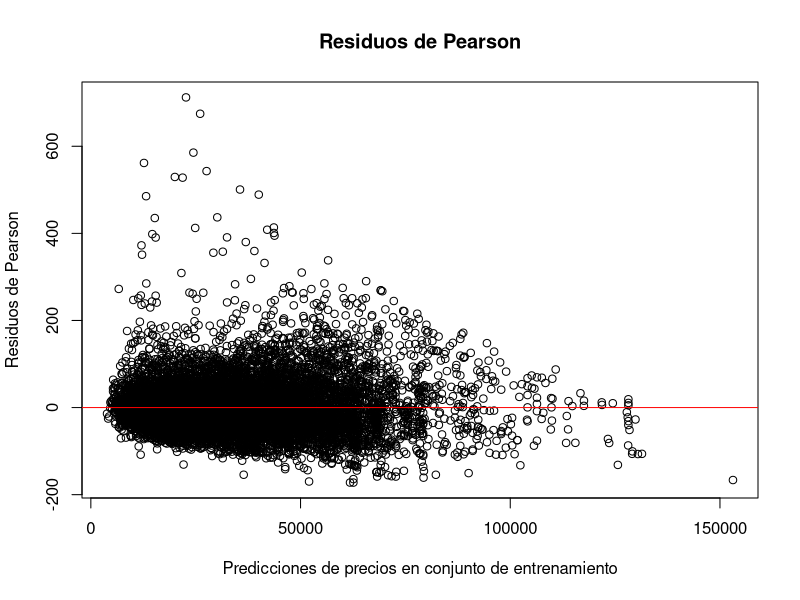
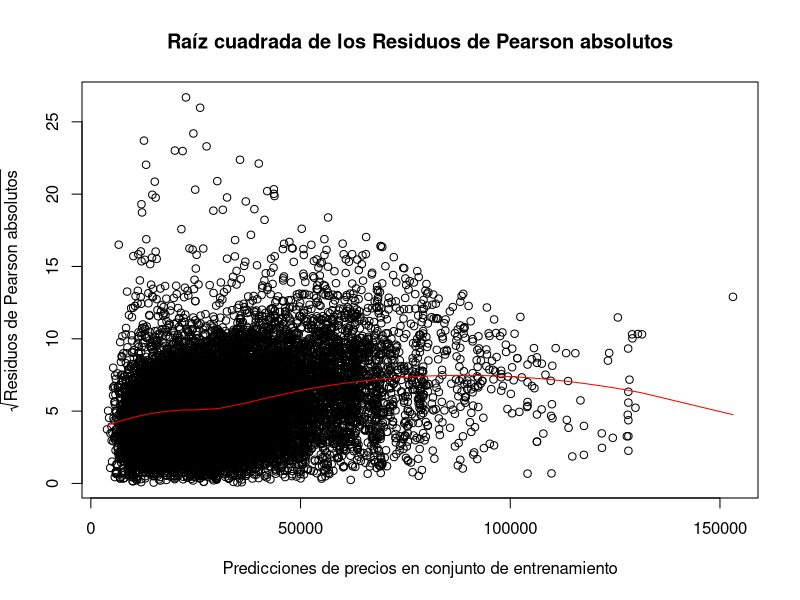
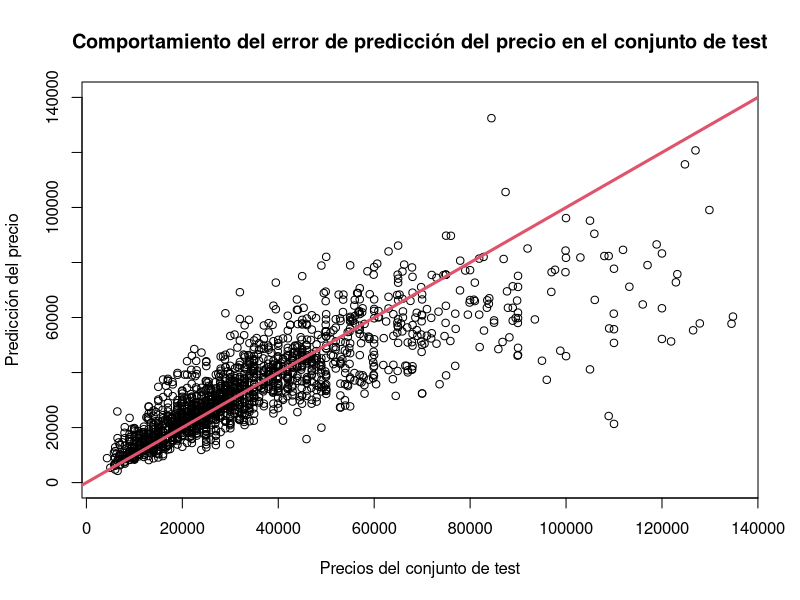

Generate these figures, in order, with R:
# Carga de datos.
getwd()
setwd("C:/Users/34682/Desktop/TFM/Posibles_datasets/vehicles/")
v<-read.csv('Australian vehicle Prices Clean.csv')


# Validación cruzada 4-fold.
# Separación conjuntos de entrenamiento, validación y test.
set.seed(9)
train_ind <- sample(seq_len(nrow(v)), size =floor(0.9*nrow(v)))
v_train <- v[train_ind, ]
v_test <- v[-train_ind, ]
valid_cros_ind_1 <- sample(seq_len(nrow(v_train)), 
                           size =floor(0.5*nrow(v_train)))
v_train_aux1 <- v_train[valid_cros_ind_1, ]
v_train_aux2 <- v_train[-valid_cros_ind_1, ]
valid_cros_ind_2 <- sample(seq_len(nrow(v_train_aux1)), 
                           size =floor(0.5*nrow(v_train_aux1)))
valid_cros_ind_3 <- sample(seq_len(nrow(v_train_aux2)), 
                           size =floor(0.5*nrow(v_train_aux2)))
v_train_1 <- v_train_aux1[valid_cros_ind_2, ]
v_train_2 <- v_train_aux1[-valid_cros_ind_2, ]
v_train_3 <- v_train_aux2[valid_cros_ind_3, ]
v_train_4 <- v_train_aux2[-valid_cros_ind_3, ]
v_train_i1 <- rbind(v_train_2, v_train_3, v_train_4)
v_train_i2 <- rbind(v_train_1, v_train_3, v_train_4)
v_train_i3 <- rbind(v_train_1, v_train_2, v_train_4)
v_train_i4 <- rbind(v_train_1, v_train_2, v_train_3)


# Normal con función de enlace la identidad.
mg1_1 <- glm(Price~ Year + UsedOrNew + Transmission + Engine + DriveType 
             + FuelType  + FuelConsumption + Kilometres + Cylinders + 
               BodyType + Doors + Seats + DollarAustralian + PriceIndex,
             family= gaussian(link= "identity"),v_train_i1)
pred_val <-predict(mg1_1, newdata = v_train_1, ty="response")
mg1_pr1_val <- mean(abs(v_train_1$Price - pred_val))
mg1_pr1_tr <- mean(abs(v_train_i1$Price - mg1_1$fitted.values))
rC1_1 <- 1- (mg1_1$deviance/mg1_1$null.deviance) 

mg1_2 <- glm(Price~ Year + UsedOrNew + Transmission + Engine + DriveType 
             + FuelType  + FuelConsumption + Kilometres + Cylinders + 
               BodyType + Doors + Seats + DollarAustralian + PriceIndex,
             family= gaussian(link= "identity"),v_train_i2)
pred_val <-predict(mg1_2, newdata = v_train_2, ty="response")
mg1_pr2_val <- mean(abs(v_train_2$Price - pred_val))
mg1_pr2_tr <- mean(abs(v_train_i2$Price - mg1_2$fitted.values))
rC1_2 <- 1- (mg1_2$deviance/mg1_2$null.deviance) 

mg1_3 <- glm(Price~ Year + UsedOrNew + Transmission + Engine + DriveType 
             + FuelType  + FuelConsumption + Kilometres + Cylinders + 
               BodyType + Doors + Seats + DollarAustralian + PriceIndex,
             family= gaussian(link= "identity"),v_train_i3)
pred_val <-predict(mg1_3, newdata = v_train_3, ty="response")
mg1_pr3_val <- mean(abs(v_train_3$Price - pred_val))
mg1_pr3_tr <- mean(abs(v_train_i3$Price - mg1_3$fitted.values))
rC1_3 <- 1- (mg1_3$deviance/mg1_3$null.deviance) 

mg1_4 <- glm(Price~ Year + UsedOrNew + Transmission + Engine + DriveType 
             + FuelType  + FuelConsumption + Kilometres + Cylinders + 
               BodyType + Doors + Seats + DollarAustralian + PriceIndex,
             family= gaussian(link= "identity"),v_train_i4)
pred_val <-predict(mg1_4, newdata = v_train_4, ty="response")
mg1_pr4_val <- mean(abs(v_train_4$Price - pred_val))
mg1_pr4_tr <- mean(abs(v_train_i4$Price - mg1_4$fitted.values))
rC1_4 <- 1- (mg1_4$deviance/mg1_4$null.deviance) 

#MAE_v
mg1_pr_val <- mean(c(mg1_pr1_val, mg1_pr2_val, mg1_pr3_val, mg1_pr4_val))
#MAE_train
mg1_pr_tr <- mean(c(mg1_pr1_tr, mg1_pr2_tr, mg1_pr3_tr, mg1_pr4_tr))
#mean(pseudo R^2)
rC1 <- mean(c(rC1_1, rC1_2, rC1_3, rC1_4))
c(mg1_pr_val, mg1_pr_tr, rC1)

#Normal con función de enlace log
mg2_1 <- glm(Price~ Year + UsedOrNew + Transmission + Engine + DriveType 
             + FuelType  + FuelConsumption + Kilometres + Cylinders +
               BodyType + Doors + Seats + DollarAustralian + PriceIndex,
             family= gaussian(link= "log"),v_train_i1)
pred_val <-predict(mg2_1, newdata = v_train_1, ty="response")
mg2_pr1_val <- mean(abs(v_train_1$Price - pred_val))
mg2_pr1_tr <- mean(abs(v_train_i1$Price - mg2_1$fitted.values))
rC2_1 <- 1- (mg2_1$deviance/mg2_1$null.deviance) 

mg2_2 <- glm(Price~ Year + UsedOrNew + Transmission + Engine + DriveType 
             + FuelType + FuelConsumption + Kilometres + Cylinders 
             + BodyType + Doors + Seats + DollarAustralian + PriceIndex,
             family= gaussian(link= "log"),v_train_i2)
pred_val <-predict(mg2_2, newdata = v_train_2, ty="response")
mg2_pr2_val <- mean(abs(v_train_2$Price - pred_val))
mg2_pr2_tr <- mean(abs(v_train_i2$Price - mg2_2$fitted.values))
rC2_2 <- 1- (mg2_2$deviance/mg2_2$null.deviance) 

mg2_3 <- glm(Price~ Year + UsedOrNew + Transmission + Engine + DriveType 
             + FuelType  + FuelConsumption + Kilometres + Cylinders + 
               BodyType + Doors + Seats + DollarAustralian + PriceIndex,
             family= gaussian(link= "log"),v_train_i3)
pred_val <-predict(mg2_3, newdata = v_train_3, ty="response")
mg2_pr3_val <- mean(abs(v_train_3$Price - pred_val))
mg2_pr3_tr <- mean(abs(v_train_i3$Price - mg2_3$fitted.values))
rC2_3 <- 1- (mg2_3$deviance/mg2_3$null.deviance) 

mg2_4 <- glm(Price~ Year + UsedOrNew + Transmission + Engine + DriveType 
             + FuelType  + FuelConsumption + Kilometres + Cylinders + 
               BodyType + Doors + Seats + DollarAustralian + PriceIndex,
             family= gaussian(link= "log"),v_train_i4)
pred_val <-predict(mg2_4, newdata = v_train_4, ty="response")
mg2_pr4_val <- mean(abs(v_train_4$Price - pred_val))
mg2_pr4_tr <- mean(abs(v_train_i4$Price - mg2_4$fitted.values))
rC2_4 <- 1- (mg2_4$deviance/mg2_4$null.deviance) 

#MAE_v
mg2_pr_val <- mean(c(mg2_pr1_val, mg2_pr2_val, mg2_pr3_val, mg2_pr4_val))
#MAE_train
mg2_pr_tr <- mean(c(mg2_pr1_tr, mg2_pr2_tr, mg2_pr3_tr, mg2_pr4_tr))
#mean(pseudo R^2)
rC2 <- mean(c(rC2_1, rC2_2, rC2_3, rC2_4))
c(mg2_pr_val, mg2_pr_tr, rC2)

#Normal con función de enlace inversa
mg3_1 <- glm(Price~ Year + UsedOrNew + Transmission + Engine + DriveType 
             + FuelType  + FuelConsumption + Kilometres + Cylinders + 
               BodyType + Doors + Seats + DollarAustralian + PriceIndex,
             family= gaussian(link= "inverse"),v_train_i1)
pred_val <-predict(mg3_1, newdata = v_train_1, ty="response")
mg3_pr1_val <- mean(abs(v_train_1$Price - pred_val))
mg3_pr1_tr <- mean(abs(v_train_i1$Price - mg3_1$fitted.values))
rC3_1 <- 1- (mg3_1$deviance/mg3_1$null.deviance) 

mg3_2 <- glm(Price~ Year + UsedOrNew + Transmission + Engine + DriveType
             + FuelType  + FuelConsumption + Kilometres + Cylinders + 
               BodyType + Doors + Seats + DollarAustralian + PriceIndex,
             family= gaussian(link= "inverse"),v_train_i2)
pred_val <-predict(mg3_2, newdata = v_train_2, ty="response")
mg3_pr2_val <- mean(abs(v_train_2$Price - pred_val))
mg3_pr2_tr <- mean(abs(v_train_i2$Price - mg3_2$fitted.values))
rC3_2 <- 1- (mg3_2$deviance/mg3_2$null.deviance) 

mg3_3 <- glm(Price~ Year + UsedOrNew + Transmission + Engine + DriveType 
             + FuelType  + FuelConsumption + Kilometres + Cylinders + 
               BodyType + Doors + Seats + DollarAustralian + PriceIndex,
             family= gaussian(link= "inverse"),v_train_i3)
pred_val <-predict(mg3_3, newdata = v_train_3, ty="response")
mg3_pr3_val <- mean(abs(v_train_3$Price - pred_val))
mg3_pr3_tr <- mean(abs(v_train_i3$Price - mg3_3$fitted.values))
rC3_3 <- 1- (mg3_3$deviance/mg3_3$null.deviance) 

mg3_4 <- glm(Price~ Year + UsedOrNew + Transmission + Engine + DriveType 
             + FuelType  + FuelConsumption + Kilometres + Cylinders +
               BodyType + Doors + Seats + DollarAustralian + PriceIndex,
             family= gaussian(link= "inverse"),v_train_i4)
pred_val <-predict(mg3_4, newdata = v_train_4, ty="response")
mg3_pr4_val <- mean(abs(v_train_4$Price - pred_val))
mg3_pr4_tr <- mean(abs(v_train_i4$Price - mg3_4$fitted.values))
rC3_4 <- 1- (mg3_4$deviance/mg3_4$null.deviance) 
#MAE_v
mg3_pr_val <- mean(c(mg3_pr1_val, mg3_pr2_val, mg3_pr3_val, mg3_pr4_val))
#MAE_train
mg3_pr_tr <- mean(c(mg3_pr1_tr, mg3_pr2_tr, mg3_pr3_tr, mg3_pr4_tr))
#mean(pseudo R^2)
rC3 <- mean(c(rC3_1, rC3_2, rC3_3, rC3_4))
c(mg3_pr_val, mg3_pr_tr, rC3)

#Gamma con función de enlace la identidad
# mg4_1 <- glm(Price~ Year + UsedOrNew + Transmission + Engine + 
#DriveType
# + FuelType  + FuelConsumption + Kilometres + Cylinders + BodyType 
# + Doors + Seats + DollarAustralian + PriceIndex ,
# family= Gamma(link= "identity"),v_train_i1)
# El algoritmo de estimación de parámetros no converge y 
# no se puede considerar dicho modelo.

#Gamma con función de enlace log
mg5_1 <- glm(Price~ Year + UsedOrNew + Transmission + Engine + DriveType + 
               FuelType  + FuelConsumption + Kilometres + Cylinders + 
               BodyType + Doors + Seats + DollarAustralian + PriceIndex ,
             family= Gamma(link= "log"),v_train_i1)
pred_val <-predict(mg5_1, newdata = v_train_1, ty="response")
mg5_pr1_val <- mean(abs(v_train_1$Price - pred_val))
mg5_pr1_tr <- mean(abs(v_train_i1$Price - mg5_1$fitted.values))
rC5_1 <- 1- (mg5_1$deviance/mg5_1$null.deviance) 

mg5_2 <- glm(Price~ Year + UsedOrNew + Transmission + Engine + DriveType + 
               FuelType  + FuelConsumption + Kilometres + Cylinders + 
               BodyType + Doors + Seats + DollarAustralian + PriceIndex ,
             family= Gamma(link= "log"),v_train_i2)
pred_val <-predict(mg5_2, newdata = v_train_2, ty="response")
mg5_pr2_val <- mean(abs(v_train_2$Price - pred_val))
mg5_pr2_tr <- mean(abs(v_train_i2$Price - mg5_2$fitted.values))
rC5_2 <- 1- (mg5_2$deviance/mg5_2$null.deviance) 

mg5_3 <- glm(Price~ Year + UsedOrNew + Transmission + Engine + DriveType + 
               FuelType  + FuelConsumption + Kilometres + Cylinders + 
               BodyType + Doors + Seats + DollarAustralian + PriceIndex ,
             family= Gamma(link= "log"),v_train_i3)
pred_val <-predict(mg5_3, newdata = v_train_3, ty="response")
mg5_pr3_val <- mean(abs(v_train_3$Price - pred_val))
mg5_pr3_tr <- mean(abs(v_train_i3$Price - mg5_3$fitted.values))
rC5_3 <- 1- (mg5_3$deviance/mg5_3$null.deviance) 

mg5_4 <- glm(Price~ Year + UsedOrNew + Transmission + Engine + DriveType
             + FuelType  + FuelConsumption + Kilometres + Cylinders + 
               BodyType + Doors + Seats + DollarAustralian + PriceIndex ,
             family= Gamma(link= "log"),v_train_i4)
pred_val <-predict(mg5_4, newdata = v_train_4, ty="response")
mg5_pr4_val <- mean(abs(v_train_4$Price - pred_val))
mg5_pr4_tr <- mean(abs(v_train_i4$Price - mg5_4$fitted.values))
rC5_4 <- 1- (mg5_4$deviance/mg5_4$null.deviance) 

#MAE_v
mg5_pr_val <- mean(c(mg5_pr1_val, mg5_pr2_val, mg5_pr3_val, mg5_pr4_val))
#MAE_train
mg5_pr_tr <- mean(c(mg5_pr1_tr, mg5_pr2_tr, mg5_pr3_tr, mg5_pr4_tr))
#mean(pseudo R^2)
rC5 <- mean(c(rC5_1, rC5_2, rC5_3, rC5_4))
c(mg5_pr_val, mg5_pr_tr, rC5)

#Gamma con función de enlace inversa.
# mg6_1 <- glm(Price~ Year + UsedOrNew + Transmission + Engine + 
# DriveType + FuelType  + FuelConsumption + Kilometres + Cylinders +
# BodyType + Doors + Seats + DollarAustralian + PriceIndex ,
# family= Gamma(link= "inverse"),v_train_i1)
# El algoritmo de estimación de parámetros no converge y
# no se puede considerar dicho modelo.

#Inversa gaussiana con función de enlace identidad
# mg7_1 <- glm(Price~ Year + UsedOrNew + Transmission + Engine 
# + DriveType 
# + FuelType  + FuelConsumption + Kilometres + Cylinders + BodyType
# + Doors +
#   Seats + DollarAustralian + PriceIndex ,
# family= inverse.gaussian(link= "identity"),v_train_i1)
# El algoritmo de estimación de parámetros no converge y 
# no se puede considerar dicho modelo.

#Inversa gaussiana con función de enlace log
# mg8_1 <- glm(Price~ Year + UsedOrNew + Transmission + Engine +
# DriveType + 
# FuelType  + FuelConsumption + Kilometres + Cylinders + BodyType + 
# Doors +
#   Seats + DollarAustralian + PriceIndex ,
# family= inverse.gaussian(link= "log"),v_train_i1)
# pred_val <-predict(mg8_1, newdata = v_train_1, ty="response")
# mg8_pr1_val <- mean(abs(v_train_1$Price - pred_val))
# mg8_pr1_tr <- mean(abs(v_train_i1$Price - mg8_1$fitted.values))
# rC8_1 <- 1- (mg8_1$deviance/mg8_1$null.deviance) 
# mg8_2 <- glm(Price~ Year + UsedOrNew + Transmission + Engine + 
# DriveType + 
# FuelType  + FuelConsumption + Kilometres + Cylinders + BodyType 
# + Doors 
# + Seats + DollarAustralian + PriceIndex ,
# family= inverse.gaussian(link= "log"),v_train_i2)
# El algoritmo de estimación de parámetros no converge y 
# no se puede considerar dicho modelo.

#Inversa gaussiana con función de enlace inversa
# mg9_1 <- glm(Price~ Year + UsedOrNew + Transmission + Engine + 
# DriveType +
# FuelType  + FuelConsumption + Kilometres + Cylinders + BodyType +
# Doors + 
#   Seats + DollarAustralian + PriceIndex ,
# family= inverse.gaussian(link= "inverse"),v_train_i1)
# El algoritmo de estimación de parámetros no converge y
# no se puede considerar dicho modelo.

#Inversa gaussiana con función de enlace inversa cuadrática
# mg10_1 <- glm(Price~ Year + UsedOrNew + Transmission + Engine + 
# DriveType + FuelType  + FuelConsumption + Kilometres + Cylinders 
# + BodyType
# + Doors + Seats + DollarAustralian + PriceIndex ,
# family= inverse.gaussian(link= "1/mu^2"),v_train_i1)
# El algoritmo de estimación de parámetros no converge y 
# no se puede considerar dicho modelo.

#Poisson con función de enlace identidad
# mg11_1 <- glm(as.integer(Price)~ Year + UsedOrNew + Transmission 
# + Engine 
# + DriveType + FuelType  + FuelConsumption + Kilometres + Cylinders + 
#   BodyType + Doors + Seats + DollarAustralian + PriceIndex ,
# family= poisson(link= "identity"),v_train_i1)
# El algoritmo de estimación de parámetros no converge y no 
# se puede considerar dicho modelo.

#Poisson con función de enlace log
mg12_1 <- glm(as.integer(Price)~ Year + UsedOrNew + Transmission + 
                Engine +
                DriveType + FuelType  + FuelConsumption + Kilometres + 
                Cylinders + BodyType + Doors + Seats + DollarAustralian +
                PriceIndex ,family= poisson(link= "log"),v_train_i1)
pred_val <-predict(mg12_1, newdata = v_train_1, ty="response")
mg12_pr1_val <- mean(abs(as.integer(v_train_1$Price) - round(pred_val,0)))
mg12_pr1_tr <- mean(abs(as.integer(v_train_i1$Price) - 
                          round(mg12_1$fitted.values,0)))
rC12_1 <- 1- (mg12_1$deviance/mg12_1$null.deviance) 

mg12_2 <- glm(Price~ Year + UsedOrNew + Transmission + Engine + 
                DriveType +
                FuelType  + FuelConsumption + Kilometres + Cylinders +
                BodyType + Doors + Seats + DollarAustralian + PriceIndex,
              family= poisson(link= "log"),v_train_i2)
pred_val <-predict(mg12_2, newdata = v_train_2, ty="response")
mg12_pr2_val <- mean(abs(as.integer(v_train_2$Price) - round(pred_val,0)))
mg12_pr2_tr <- mean(abs(as.integer(v_train_i2$Price) -
                          round(mg12_2$fitted.values,0)))
rC12_2 <- 1- (mg12_2$deviance/mg12_2$null.deviance) 

mg12_3 <- glm(Price~ Year + UsedOrNew + Transmission + Engine + 
                DriveType + 
                FuelType  + FuelConsumption + Kilometres + Cylinders +
                BodyType + Doors + Seats + DollarAustralian + PriceIndex,
              family= poisson(link= "log"),v_train_i3)
pred_val <-predict(mg12_3, newdata = v_train_3, ty="response")
mg12_pr3_val <- mean(abs(as.integer(v_train_3$Price) - round(pred_val,0)))
mg12_pr3_tr <- mean(abs(as.integer(v_train_i3$Price) - 
                          round(mg12_3$fitted.values,0)))
rC12_3 <- 1- (mg12_3$deviance/mg12_3$null.deviance) 

mg12_4 <- glm(Price~ Year + UsedOrNew + Transmission + Engine + 
                DriveType +
                FuelType  + FuelConsumption + Kilometres + Cylinders +
                BodyType + Doors + Seats + DollarAustralian + PriceIndex,
              family= poisson(link= "log"),v_train_i4)
pred_val <-predict(mg12_4, newdata = v_train_4, ty="response")
mg12_pr4_val <- mean(abs(as.integer(v_train_4$Price) - round(pred_val,0)))
mg12_pr4_tr <- mean(abs(as.integer(v_train_i4$Price) - 
                          round(mg12_4$fitted.values,0)))
rC12_4 <- 1- (mg12_4$deviance/mg12_4$null.deviance) 

#MAE_v
mg12_pr_val <- mean(c(mg12_pr1_val, mg12_pr2_val, mg12_pr3_val, 
                      mg12_pr4_val))
#MAE_train
mg12_pr_tr <- mean(c(mg12_pr1_tr, mg12_pr2_tr, mg12_pr3_tr, mg12_pr4_tr))
#mean(pseudo R^2)
rC12 <- mean(c(rC12_1, rC12_2, rC12_3, rC12_4))
c(mg12_pr_val, mg12_pr_tr, rC12)

#Poisson con función de enlace sqrt
mg13_1 <- glm(as.integer(Price)~ Year + UsedOrNew + Transmission + 
                Engine + DriveType + FuelType  + FuelConsumption 
              + Kilometres
              + Cylinders + BodyType + Doors + Seats + DollarAustralian +
                PriceIndex ,family= poisson(link= "sqrt"),v_train_i1)
pred_val <-predict(mg13_1, newdata = v_train_1, ty="response")
mg13_pr1_val <- mean(abs(as.integer(v_train_1$Price) - round(pred_val,0)))
mg13_pr1_tr <- mean(abs(as.integer(v_train_i1$Price) - 
                          round(mg13_1$fitted.values,0)))
rC13_1 <- 1- (mg13_1$deviance/mg13_1$null.deviance) 

mg13_2 <- glm(Price~ Year + UsedOrNew + Transmission + Engine +
                DriveType +
                FuelType  + FuelConsumption + Kilometres + Cylinders +
                BodyType + Doors + Seats + DollarAustralian + PriceIndex,
              family= poisson(link= "sqrt"),v_train_i2)
pred_val <-predict(mg13_2, newdata = v_train_2, ty="response")
mg13_pr2_val <- mean(abs(as.integer(v_train_2$Price) - round(pred_val,0)))
mg13_pr2_tr <- mean(abs(as.integer(v_train_i2$Price) - 
                          round(mg13_2$fitted.values,0)))
rC13_2 <- 1- (mg13_2$deviance/mg13_2$null.deviance) 

mg13_3 <- glm(Price~ Year + UsedOrNew + Transmission + Engine + 
                DriveType + 
                FuelType  + FuelConsumption + Kilometres + Cylinders +
                BodyType + Doors + Seats + DollarAustralian + PriceIndex,
              family= poisson(link= "sqrt"),v_train_i3)
pred_val <-predict(mg13_3, newdata = v_train_3, ty="response")
mg13_pr3_val <- mean(abs(as.integer(v_train_3$Price) - round(pred_val,0)))
mg13_pr3_tr <- mean(abs(as.integer(v_train_i3$Price) - 
                          round(mg13_3$fitted.values,0)))
rC13_3 <- 1- (mg13_3$deviance/mg13_3$null.deviance) 

mg13_4 <- glm(Price~ Year + UsedOrNew + Transmission + Engine + 
                DriveType + 
                FuelType  + FuelConsumption + Kilometres + Cylinders + 
                BodyType + Doors + Seats + DollarAustralian + PriceIndex,
              family= poisson(link= "sqrt"),v_train_i4)
pred_val <-predict(mg13_4, newdata = v_train_4, ty="response")
mg13_pr4_val <- mean(abs(as.integer(v_train_4$Price) - round(pred_val,0)))
mg13_pr4_tr <- mean(abs(as.integer(v_train_i4$Price) - 
                          round(mg13_4$fitted.values,0)))
rC13_4 <- 1- (mg13_4$deviance/mg13_4$null.deviance) 

#MAE_v
mg13_pr_val <- mean(c(mg13_pr1_val, mg13_pr2_val, mg13_pr3_val,
                      mg13_pr4_val))
#MAE_train
mg13_pr_tr <- mean(c(mg13_pr1_tr, mg13_pr2_tr, mg13_pr3_tr, 
                     mg13_pr4_tr))
#mean(pseudo R^2)
rC13 <- mean(c(rC13_1, rC13_2, rC13_3, rC13_4))
c(mg13_pr_val, mg13_pr_tr, rC13)

#Modelo lineal final obtenido: poisson con familia log
mg_full <-glm(as.integer(Price)~ Year + UsedOrNew + Transmission +
                Engine + DriveType + FuelType  + FuelConsumption 
              + Kilometres 
              + Cylinders + BodyType + Doors + Seats + 
                DollarAustralian + 
                PriceIndex ,family= poisson(link= "log"),v_train)


# Optimización del modelo y validación

# Selección de parámetros. No se elimina ninguno.
library(car)
library(MASS)
stepAIC(mg_full)
summary(v)

# Gráficos de validación y coeficiente de determinación. 
rC <- 1- (mg_full$deviance/mg_full$null.deviance) 
par(mfrow = c(1, 1))
plot(mg_full$fitted.values, residuals(mg_full, type = "pearson"),
     xlab = "Predicciones de precios en conjunto de entrenamiento",
     ylab = "Residuos de Pearson",
     main = "Residuos de Pearson")
abline(h = 0, col = "red")  # Línea horizontal en y = 0

d_aux <- data.frame(x = mg_full$fitted.values, 
          y = predict(loess(sqrt(abs(residuals(mg_full, 
                                               type = "pearson"))) 
                            ~ mg_full$fitted.values)))
d_aux <- d_aux[order(d_aux$x), ]
plot(mg_full$fitted.values, sqrt(abs(residuals(mg_full, 
                                               type = "pearson"))),
     xlab = "Predicciones de precios en conjunto de entrenamiento",
     ylab = expression(sqrt("Residuos de Pearson absolutos")),
     main = "Raíz cuadrada de los Residuos de Pearson absolutos")
# Línea horizontal en y = 0
#lines(x, lm(y~poly(x,3))$fitted.values, col = "red")
lines(d_aux$x, d_aux$y, col = "red")

# Capacidad predictiva respecto al conjunto de test.
pred_test <-round(predict(mg_full, newdata = v_test, ty="response"),0)
err_test <- mean(abs(as.integer(v_test$Price) - round(pred_test,0)))


# Interpretación y extracción de conocimiento

# Distribución de error en conjunto de test
plot(v_test$Price, pred_test, xlab = 'Precios del conjunto de test', 
ylab = 'Predicción del precio', main = 
'Comportamiento del error de predicción del precio en el conjunto de test',
  ylim = c(0,140000))
abline(a=0, b=1, col=2, lw=3)

aux2 <- v_test[v_test$Price > 50000,]
pred_test_st <-round(predict(mg_full, newdata = aux2, ty="response"),0) 
err_test_st <- mean(abs(as.integer(aux2$Price) - round(pred_test_st,0)))

# Efectos de variables explicativas
exp(mg_full$coefficients)

# Ejemplos de coches más baratos y más caros posibles.
vb <-data.frame(Year = 2000, UsedOrNew = 'USED', Transmission = 'Manual', 
                Engine = 1, FuelType = 'Unleaded', 
                DriveType = 'Front', FuelConsumption = 15, 
                Kilometres = 350000, Cylinders = 3, 
                BodyType = 'SUV/Ute/Tray', Doors = 5, Seats = 2, 
                DollarAustralian = 1.241, PriceIndex = 65.79)

vc <-data.frame(Year = 2023, UsedOrNew = 'NOT USED', 
                Transmission = 'Automatic', Engine = 6, 
                FuelType = 'Other', 
                DriveType = 'Other', FuelConsumption = 0, Kilometres = 1, 
                Cylinders = 8, BodyType = 'Other', Doors = 2, Seats = 8, 
                DollarAustralian = 1.773, PriceIndex = 135.76)

# Precio medio de coche más caro e interval de confianza.
predict(mg_full, newdata = vc,ty="response")
vc_l <- predict(mg_full, vc, ty="link")
exp(vc_l + ((predict(mg_full,newdata = vc, ty = "link",se.fit=T)$se.fit)* 
              qnorm(0.975)))
exp(vc_l + ((predict(mg_full,newdata = vc, ty = "link",se.fit=T)$se.fit)*
              qnorm(0.025)))

# Precio medio de coche más barato e interval de confianza.
predict(mg_full, newdata = vb,ty="response")
vb_l <- predict(mg_full, vb, ty="link")
exp(vb_l  + ((predict(mg_full,newdata = vb, ty = "link",se.fit=T)$se.fit)* 
               qnorm(0.975)))
exp(vb_l  + ((predict(mg_full,newdata = vb, ty = "link",se.fit=T)$se.fit)* 
               qnorm(0.025)))